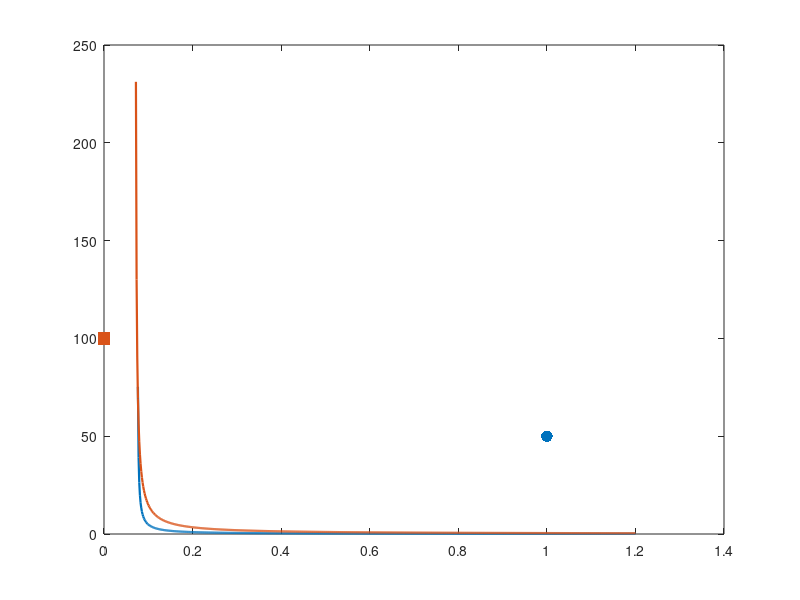

MATLAB code for this plot: (Note: this script raises an error after producing the figure.)
%% =========================================================
%  Δκ (1/mm) vs θ (deg) with theory boundaries
%  + Export generated results to Excel
%
%  - Plots:
%     (1) Theory boundary curves (F_net = 0) for nymph and adult
%     (2) Δκ_min thresholds for nymph and adult
%     (3) Data points (nymph, adult)
%
%  - Exports to Excel:
%     Sheet 1: TheoryCurves   (dk_mm, thetaCrit_nymph_deg, thetaCrit_adult_deg)
%     Sheet 2: Thresholds     (dkmin_nymph_mm, dkmin_adult_mm)
%     Sheet 3: DataPoints     (group, dk_mm, theta_deg)
%% =========================================================

clear; clc; close all;

%% ---------- Physical/Model parameters ----------
gamma = 0.04;
mu    = 1.5e-3;
W     = 200e-6;
v     = 0.4;

%% ---------- Nymph parameters ----------
D_n   = 0.6e-3;
A_n   = pi/4 * D_n^2;
ld_n  = 0.2e-3;
x_n   = 0.5e-3;
CAH_n = 0.212;

% Nymph data point (from your note)
dk_obs_n_mm = 1.0;     % Δκ in 1/mm
theta_obs_n = 50;      % deg

%% ---------- Adult parameters ----------
D_a   = 0.7e-3;
A_a   = pi/4 * D_a^2;
ld_a  = 1.0e-3;
x_a   = 0.5e-3;
CAH_a = 0.27;

% Adult data point (from your note)
dk_obs_a_mm = 0.0;     % Δκ in 1/mm
theta_obs_a = 100;     % deg

%% ---------- Plot settings ----------
xMax_plot = 1.2;   % Δκ max (1/mm)
yMax_plot = 120;   % θ max (deg)
Ncurve    = 800;   % resolution of theory curves
epsFactor = 1.02;  % start slightly above threshold to avoid denom=0

%% ---------- Model functions ----------
dk_threshold_m = @(A, CAH) (W*CAH) / (2*A); % returns 1/m

theta_crit_rad = @(dk_m, A, ld, x, CAH) ...
    (mu*W*ld*v) ./ ( x .* (2*gamma*dk_m.*A - gamma*W*CAH) ); % rad

%% ---------- Thresholds (convert to 1/mm) ----------
dkmin_n_mm = dk_threshold_m(A_n, CAH_n) / 1e3; % 1/mm
dkmin_a_mm = dk_threshold_m(A_a, CAH_a) / 1e3; % 1/mm

%% ---------- Build theory curves ----------
dk_mm = linspace(0, xMax_plot, Ncurve).'; % column vector (1/mm)

% Preallocate with NaNs (below threshold is undefined, keep NaN)
thetaCrit_n_deg = nan(size(dk_mm));
thetaCrit_a_deg = nan(size(dk_mm));

% Nymph curve region (dk > dkmin)
mask_n = dk_mm >= dkmin_n_mm * epsFactor;
dk_n_m = dk_mm(mask_n) * 1e3; % 1/m
thetaCrit_n_deg(mask_n) = theta_crit_rad(dk_n_m, A_n, ld_n, x_n, CAH_n) * (180/pi);

% Adult curve region (dk > dkmin)
mask_a = dk_mm >= dkmin_a_mm * epsFactor;
dk_a_m = dk_mm(mask_a) * 1e3; % 1/m
thetaCrit_a_deg(mask_a) = theta_crit_rad(dk_a_m, A_a, ld_a, x_a, CAH_a) * (180/pi);

%% ---------- Plot ----------
figure('Position',[100 100 780 560]); hold on; box on;

plot(dk_mm, thetaCrit_n_deg, 'LineWidth', 1.6);
plot(dk_mm, thetaCrit_a_deg, 'LineWidth', 1.6);

scatter(dk_obs_n_mm, theta_obs_n, 70, 'filled');                 % nymph
scatter(dk_obs_a_mm, theta_obs_a, 80, 'filled', 'Marker','s');   % adult

xline(dkmin_n_mm, '--', sprintf('Nymph \\Delta\\kappa_{min}=%.3f 1/mm', dkmin_n_mm), 'LineWidth', 1);
xline(dkmin_a_mm, '--', sprintf('Adult \\Delta\\kappa_{min}=%.3f 1/mm', dkmin_a_mm), 'LineWidth', 1);

xlabel('Curvature difference \Delta\kappa (1/mm)');
ylabel('Stylus angle \theta (deg)');
xlim([0 xMax_plot]);
ylim([0 yMax_plot]);

legend({'Theory (nymph params)', 'Theory (adult params)', ...
        'Data: nymph', 'Data: adult', ...
        'Nymph \Delta\kappa_{min}', 'Adult \Delta\kappa_{min}'}, ...
        'Location','northeast');

title('\Delta\kappa vs \theta (theory + data)');
set(gca,'FontSize',11);

%% ---------- Export generated results to Excel ----------
% 1) Theory curves table
Tcurve = table(dk_mm, thetaCrit_n_deg, thetaCrit_a_deg, ...
    'VariableNames', {'dk_mm', 'thetaCrit_nymph_deg', 'thetaCrit_adult_deg'});

% 2) Thresholds table
Tth = table(dkmin_n_mm, dkmin_a_mm, ...
    'VariableNames', {'dkmin_nymph_mm', 'dkmin_adult_mm'});

% 3) Data points table
group = ["nymph"; "adult"];
dk_data_mm = [dk_obs_n_mm; dk_obs_a_mm];
theta_data_deg = [theta_obs_n; theta_obs_a];

Tdata = table(group, dk_data_mm, theta_data_deg, ...
    'VariableNames', {'group', 'dk_mm', 'theta_deg'});

% Choose save location
[saveFile, savePath] = uiputfile('ratchet_theory_export.xlsx', 'Save Excel file as');
if isequal(saveFile,0)
    disp("Export canceled.");
else
    outXlsx = fullfile(savePath, saveFile);

    writetable(Tcurve, outXlsx, 'Sheet', 'TheoryCurves');
    writetable(Tth,    outXlsx, 'Sheet', 'Thresholds');
    writetable(Tdata,  outXlsx, 'Sheet', 'DataPoints');

    fprintf("Exported Excel:\n  %s\n", outXlsx);
end

%% ---------- Quick console prints ----------
fprintf("Nymph Δκ_min = %.4f (1/mm)\n", dkmin_n_mm);
fprintf("Adult Δκ_min = %.4f (1/mm)\n", dkmin_a_mm);
